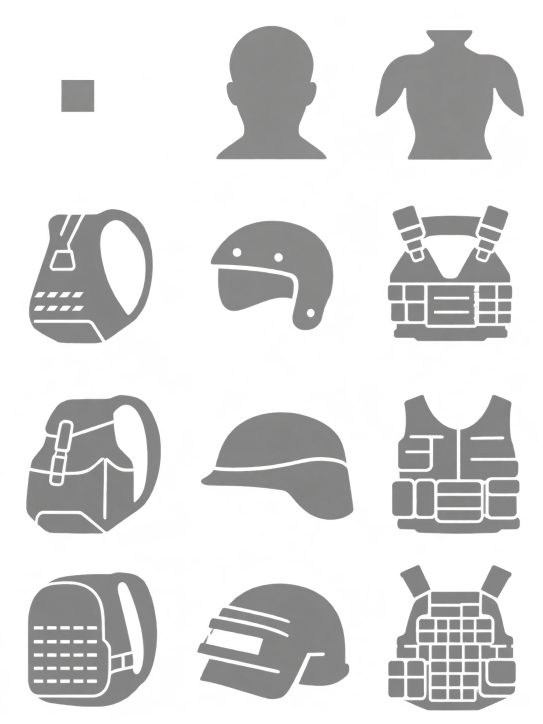
#> input picture docs/repository/status-bar-assets/equipment-generated.png, 1086 x 1448 px (shown at 1/2 size)
$ python prepare-status-equipment.py
#> lines starting #> are read from the running program, lines starting #| are printed output that depends on the picture
"""Slice the imagegen atlas and clean its background, as approved by the user.

No equipment geometry is drawn here. Alpha is extracted from the neutral gray
generated silhouettes, background speckles are removed, and the mask is padded
and resampled for the HUD. The accepted original and prompt remain in docs.
"""
from collections import deque
from pathlib import Path
import hashlib
import json

import numpy as np
from PIL import Image, ImageFilter

ROOT = Path(__file__).resolve().parents[1]
SOURCE = ROOT / "docs/repository/status-bar-assets/equipment-generated.png"
OUTPUT = ROOT / "neoforge-1.21.1/src/main/resources/assets/tacz_pubg/textures/gui/hud/status"


def remove_speckles(alpha):
    core = alpha > 96
    unseen = core.copy()
    keep = np.zeros_like(core)
    height, width = core.shape
    for y, x in zip(*np.nonzero(core)):
        if not unseen[y, x]:
            continue
        queue = deque([(y, x)])
        unseen[y, x] = False
        component = []
        while queue:
            cy, cx = queue.popleft()
            component.append((cy, cx))
            for dy, dx in ((-1, 0), (1, 0), (0, -1), (0, 1)):
                ny, nx = cy + dy, cx + dx
                if 0 <= ny < height and 0 <= nx < width and unseen[ny, nx]:
                    unseen[ny, nx] = False
                    queue.append((ny, nx))
        if len(component) >= 35:
            for cy, cx in component:
                keep[cy, cx] = True
    # Keep antialiased edges belonging to the generated glyph, not background dots.
    fringe = np.array(Image.fromarray(keep.astype(np.uint8) * 255).filter(ImageFilter.MaxFilter(3))) > 0
    return np.where(fringe, alpha, 0).astype(np.uint8)


def main():
    image = Image.open(SOURCE).convert("RGBA")
#> image is the input picture: PIL image 1086x1448 RGBA; mean R, G, B, A 50.6, 49.9, 49.8, 75.7
    OUTPUT.mkdir(parents=True, exist_ok=True)
    entries = []
    for tier in range(4):
        for col, kind in enumerate(("backpack", "helmet", "armor")):
            box = (col * image.width // 3, tier * image.height // 4,
                   (col + 1) * image.width // 3, (tier + 1) * image.height // 4)
            pixels = np.array(image.crop(box), dtype=np.float32)
            rgb = pixels[:, :, :3]
            light = rgb.mean(axis=2)
            neutral = 1 - np.clip((rgb.max(axis=2) - rgb.min(axis=2) - 8) / 24, 0, 1)
            # Generated icons are neutral gray; white/pink halos belong to the background.
            coverage = (1 - np.clip((light - 175) / 55, 0, 1)) * neutral
            alpha = remove_speckles(np.round(pixels[:, :, 3] * coverage))
            mask = Image.fromarray(alpha)
            bounds = mask.getbbox()
            if bounds is None:
                raise ValueError(f"Missing generated glyph: {kind}_{tier}")
            mask = mask.crop(bounds)
            extent = 27 if kind == "backpack" and tier == 0 else 108
            scale = extent / max(mask.size)
            mask = mask.resize(tuple(max(1, round(value * scale)) for value in mask.size), Image.Resampling.LANCZOS)
            # A white RGB mask lets the existing active/inactive HUD tint control color.
            glyph = Image.new("RGBA", mask.size, (255, 255, 255, 0))
            glyph.putalpha(mask)
            texture = Image.new("RGBA", (128, 128), (255, 255, 255, 0))
            texture.alpha_composite(glyph, ((128 - glyph.width) // 2, (128 - glyph.height) // 2))
            name = f"{kind}_{tier}.png"
            texture.save(OUTPUT / name)
            (OUTPUT / (name + ".mcmeta")).write_text(
                json.dumps({"texture": {"blur": True, "clamp": True}}, indent=2) + "\n", encoding="utf-8")
            entries.append({"file": name, "atlas_cell_xyxy": box, "alpha_bounds": texture.getbbox(),
                            "sha256": hashlib.sha256((OUTPUT / name).read_bytes()).hexdigest()})
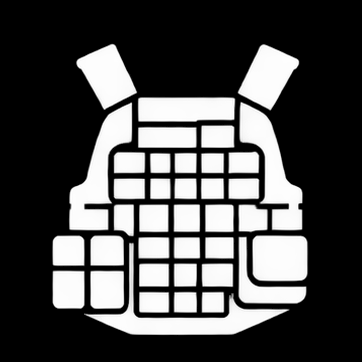
#> alpha: shape (362, 362); min 0, max 255, mean 77.8
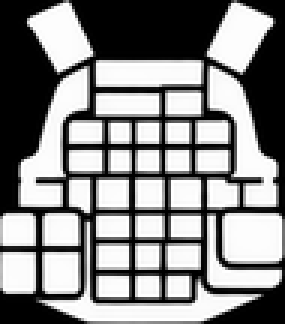
#> mask: PIL image 95x108 L (shown 3 times larger); min 0, max 255, mean 136.1
#> after the loop, entries = 12 items
    manifest = {
        "source": "docs/repository/status-bar-assets/equipment-generated.png",
        "source_sha256": hashlib.sha256(SOURCE.read_bytes()).hexdigest(),
        "reference": "docs/repository/status-bar-assets/equipment-reference-grid.png",
        "prompt": "docs/repository/status-bar-assets/imagegen-final-prompt.txt",
        "generator": "Built-in image_gen; no API fallback",
        "postprocess": "User-approved neutral-color alpha cleanup, speckle removal, white mask normalization, crop and resample; no redrawn geometry.",
        "script": "scripts/prepare-status-equipment.py", "outputs": entries,
    }
    (OUTPUT / "equipment-sources.json").write_text(json.dumps(manifest, indent=2) + "\n", encoding="utf-8")
    print(f"Prepared {len(entries)} equipment textures")
#| Prepared 12 equipment textures


if __name__ == "__main__":
    main()
